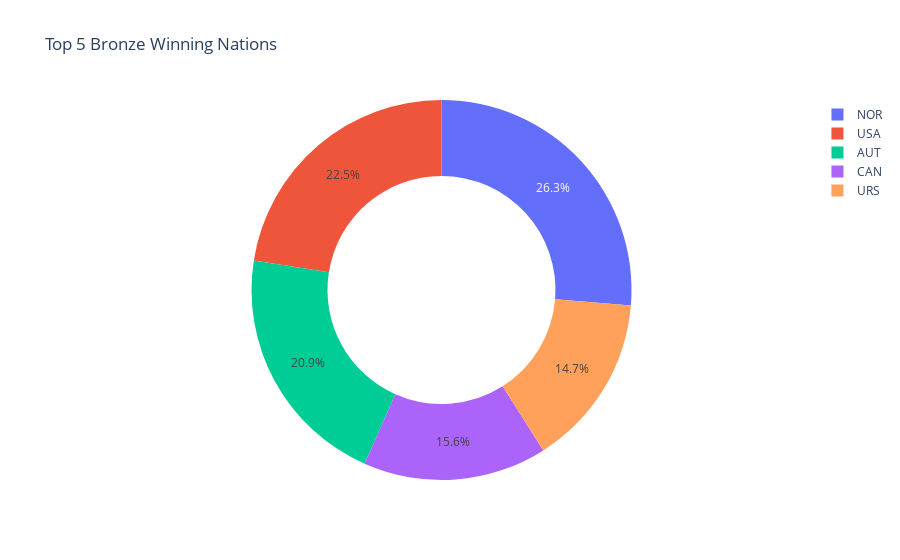

The notebook cell this image was saved under:
### Code cell
bronze_medal = olympic_data[olympic_data['Medal']=="Bronze"] \
            .groupby(["Country"])\
            .count()\
            .sort_values(by='Medal', ascending=False).reset_index()
line_colors = ["red", "blue","green","yellow","orange"]
bronze_medal_plot= px.pie(bronze_medal.head(5), values='Medal',hole=0.6, names='Country',title="Top 5 Bronze Winning Nations")
bronze_medal_plot.show()

### Figure 1 — Plotly figure (JSON) as saved in the notebook; plotly's stock layout.template omitted (floating-point values rounded to 4 significant figures)
{"data": [{"domain": {"x": [0, 1], "y": [0, 1]}, "hole": 0.6, "hovertemplate": "Country=%{label}<br>Medal=%{value}<extra></extra>", "labels": ["NOR", "USA", "AUT", "CAN", "URS"], "legendgroup": "", "name": "", "showlegend": true, "type": "pie", "values": [111, 95, 88, 66, 62]}], "layout": {"legend": {"tracegroupgap": 0}, "title": {"text": "Top 5 Bronze Winning Nations"}}}
